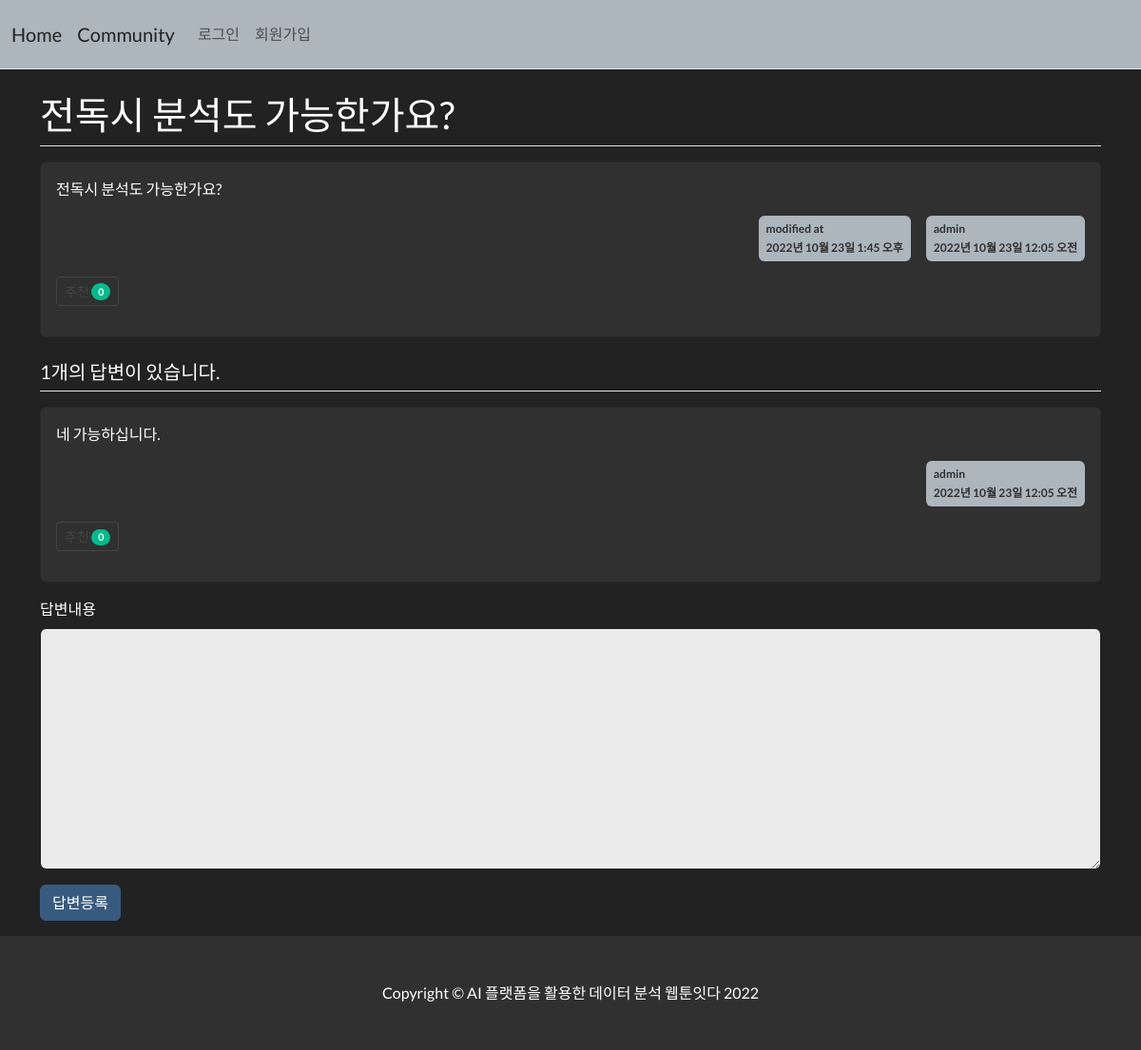
Screenshot of /pybo/1/ with the database file from the repository.
### pybo/models.py (models this page shows, shortened)
class Question(models.Model):
    author = models.ForeignKey(User, on_delete=models.CASCADE, related_name='author_question')
    subject = models.CharField(max_length=200)
    content = models.TextField()
    create_date = models.DateTimeField()
    modify_date = models.DateTimeField(null=True, blank=True)
    voter = models.ManyToManyField(User, related_name='voter_question')

class Answer(models.Model):
    author = models.ForeignKey(User, on_delete=models.CASCADE, related_name='author_answer')
    question = models.ForeignKey(Question, on_delete=models.CASCADE)
    content = models.TextField()
    create_date = models.DateTimeField()
    modify_date = models.DateTimeField(null=True, blank=True)
    voter = models.ManyToManyField(User, related_name='voter_answer')

### pybo/views/base_views.py (the view)
# urls.py: path('<int:question_id>/', base_views.detail, name='detail'),
def detail(request, question_id):
    question = get_object_or_404(Question, pk=question_id)
    context = {'question': question}
    return render(request, 'pybo/question_detail.html', context)

### pybo/templatetags/pybo_filter.py (called while the page is built)
@register.filter()
def mark(value):
    extensions = ["nl2br", "fenced_code"]
    return mark_safe(markdown.markdown(value, extensions=extensions))

### templates/pybo/question_detail.html (shortened to what this page needs)
{% extends 'base.html' %}
{% load pybo_filter %}
{% block content %}
<div class="container my-3">
    <h2 class="border-bottom py-2">{{ question.subject }}</h2>
    <div class="card my-3">
        <div class="card-body">
            <div class="card-text">{{ question.content|mark }}</div>
            <div class="d-flex justify-content-end">
                {% if question.modify_date %}
                <div class="badge bg-light text-dark p-2 text-start mx-3">
                    <div class="mb-2">modified at</div>
                    <div>{{ question.modify_date }}</div>
                </div>
                {% endif %}
                <div class="badge bg-light text-dark p-2 text-start">
                    <div class="mb-2">{{ question.author.username }}</div>
                    <div>{{ question.create_date }}</div>
                </div>
            </div>
            <div class="my-3">
                <a href="javascript:void(0)" data-uri="{% url 'pybo:question_vote' question.id  %}"
                   class="recommend btn btn-sm btn-outline-secondary"> 추천
                    <span class="badge rounded-pill bg-success">{{question.voter.count}}</span>
                </a>
            </div>
        </div>
    </div>
    <h5 class="border-bottom my-3 py-2">{{question.answer_set.count}}개의 답변이 있습니다.</h5>
    {% for answer in question.answer_set.all %}
    <div class="card my-3">
        <div class="card-body">
            <div class="card-text">{{ answer.content|mark }}</div>
            <div class="d-flex justify-content-end">
                <div class="badge bg-light text-dark p-2 text-start">
                    <div class="mb-2">{{ answer.author.username }}</div>
                    <div>{{ answer.create_date }}</div>
                </div>
            </div>
            <div class="my-3">
                <a href="javascript:void(0)" data-uri="{% url 'pybo:answer_vote' answer.id  %}"
                   class="recommend btn btn-sm btn-outline-secondary"> 추천
                    <span class="badge rounded-pill bg-success">{{answer.voter.count}}</span>
                </a>
            </div>
        </div>
    </div>
    {% endfor %}
    <form action="{% url 'pybo:answer_create' question.id %}" method="post" class="my-3">
        <div class="mb-3">
            <label for="content" class="form-label">답변내용</label>
            <textarea {% if not user.is_authenticated %}disabled{% endif %}
                      name="content" id="content" class="form-control" rows="10"></textarea>
        </div>
        <input type="submit" value="답변등록" class="btn btn-primary">
    </form>
</div>
{% endblock %}

### rows the page displays
Question: subject "전독시 분석도 가능한가요?", content|mark "전독시 분석도 가능한가요?", modify_date "2022년 10월 23일 1:45 오후", author.username "admin", create_date "2022년 10월 23일 12:05 오전", voter.count "0", answer_set.count "1"
Answer: content|mark "네 가능하십니다.", author.username "admin", create_date "2022년 10월 23일 12:05 오전", voter.count "0"
